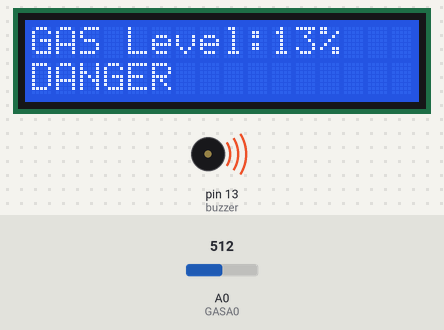
The sketch below on a simulated Arduino Uno, built with avr-gcc and run on an emulated ATmega328P. On the bench: 16×2 character LCD, buzzer (waves = sounding). The test bench sets the inputs (shaded band); at power-on: A0 (GASA0) = 512.

Above: at 6.3 s.
6.4 s: A0 (GASA0) set to 408
At 7.1 s:
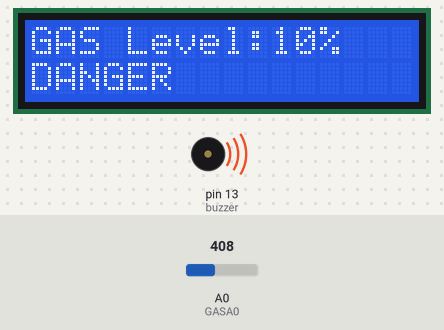
9.5 s: A0 (GASA0) set to 384
At 10.2 s:
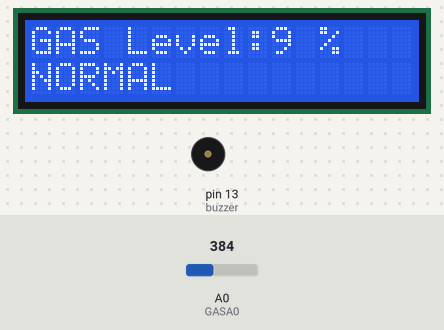
12.4 s: A0 (GASA0) set to 511
At 12.9 s:
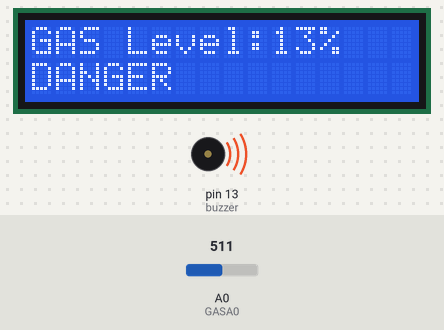
Timing chart, 0 to 15.4 s (numbered marks = the images above; inputs shaded):
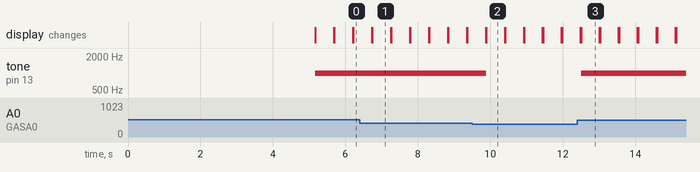

Measured:
- the behaviour switches between 400 and 399 on A0 (GASA0) (found by bisection; images 1 and 2)
- after the input at 6.4 s, the display: first differs from a run without the input after 0.35 s (image 1)
- after the input at 9.5 s, tone on pin 13 (buzzer): 1000 Hz → silent after 0.39 s; the display: first differs from a run without the input after 0.39 s (image 2)
- after the input at 12.4 s, tone on pin 13 (buzzer): silent → 1000 Hz after 0.11 s; the display: first differs from a run without the input after 0.11 s (image 3)
- what the display in image 1 shows lasts 0.5 s, from 6.7 s to 7.2 s

The sketch:

gas_1602_display.ino
```cpp
#include <LiquidCrystal_I2C.h>
LiquidCrystal_I2C lcd(0x27,16,2);
int buzzer = 13;
int GASA0 = A0;
int gasvalue;
void setup() {
 lcd.init();
 lcd.init();
 lcd.backlight();
 Serial.begin(9600);
 pinMode(buzzer, OUTPUT);
 lcd.setCursor(3,0);
 lcd.print("Welcome To");
 lcd.setCursor(1,1);
 lcd.print("ROBOTLK ARDUINO");
 delay(5000);
}
void loop() {
  int analogSensor = analogRead(GASA0);
  int gasvalue=(analogSensor-50)/35;
  lcd.setCursor(0,0);
  lcd.print("GAS Level:");
  lcd.setCursor(10,0);
  lcd.print(gasvalue);
  lcd.setCursor(12,0);
  lcd.print("%");
  if (gasvalue >= 10)
  {
    lcd.setCursor(0,1);
  lcd.print("DANGER");
    tone(buzzer, 1000, 100000);
  }
  else
  {
  lcd.setCursor(0,1);
  lcd.print("NORMAL");
    noTone(buzzer);
  }
  delay(500);
  lcd.clear();
}
```
